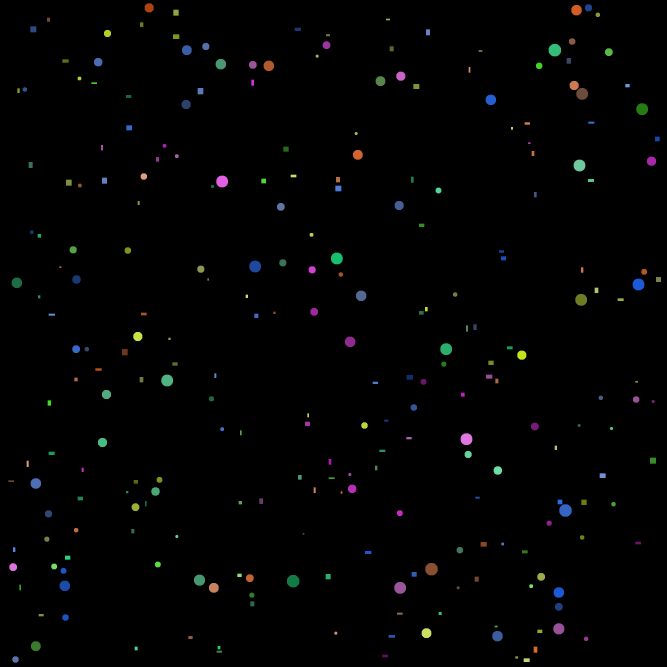
#> input picture balls_and_rects/balls_and_rects.png, 2000 x 2000 px (shown at 1/3 size)
$ python images.py
#> lines starting #> are read from the running program, lines starting #| are printed output that depends on the picture; after the words box and inside, x2 and y2 are one past the last pixel; in counts of white or black regions, pixels touching at a corner belong together
import matplotlib.pyplot as plt
import numpy as np
from skimage import color
from skimage.measure import label, regionprops

def det_color(hsv):
    info=np.unique(image[:,:,0])
    sumdif=0
    for i in range(1,len(info)):
        sumdif+=(info[i]-info[i-1])
    dif=sumdif/(len(info))
    k=0
    res=[[info[0],-1]]
    for i in range(1,len(info),1):
        if(abs(info[i]-info[i-1])>dif):
            res[k][1]=info[i-1]
            res.append([info[i],-1])
            k+=1
    res[k][1]=info[len(info)-1]
    res1=[]
    for i in range(len(res)):
        if((res[i][1]+res[i][0])/2!=0):
            res1.append((res[i][1]+res[i][0])/2)
    return res1

def all_equals(image,coords):
    color=image[coords[0],coords[1]]
    for i in range(coords[0]+1,coords[2]-1,1):
        for j in range(coords[1]+1,coords[3]-1,1):
            if(image[i,j]!=color):
                return(False)
    return(True)


image=plt.imread('balls_and_rects.png')
#> image is the input picture: shape (2000, 2000, 3) float32; mean R, G, B 0.00795, 0.00907, 0.00872
binary=np.sum(image,2)
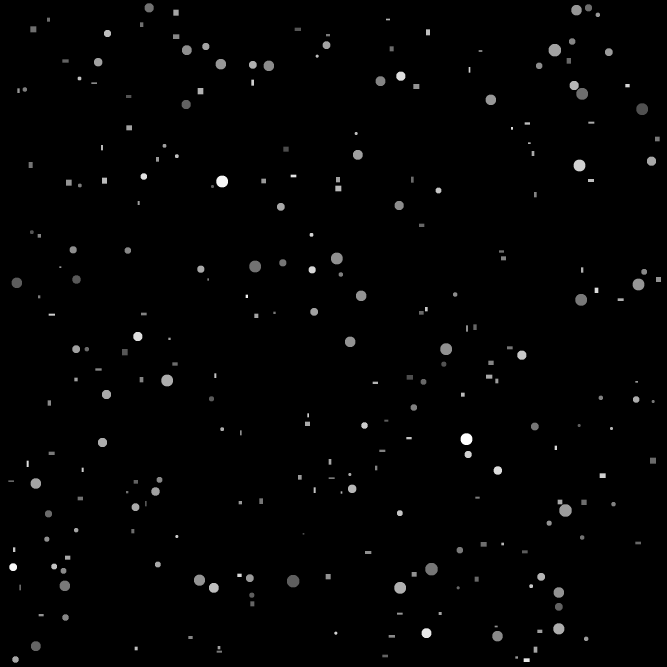
#> binary: shape (2000, 2000) float32 (shown at 1/3 size); min 0, max 2.24, mean 0.0257; drawn with min black and max white
binary[binary>0]=1
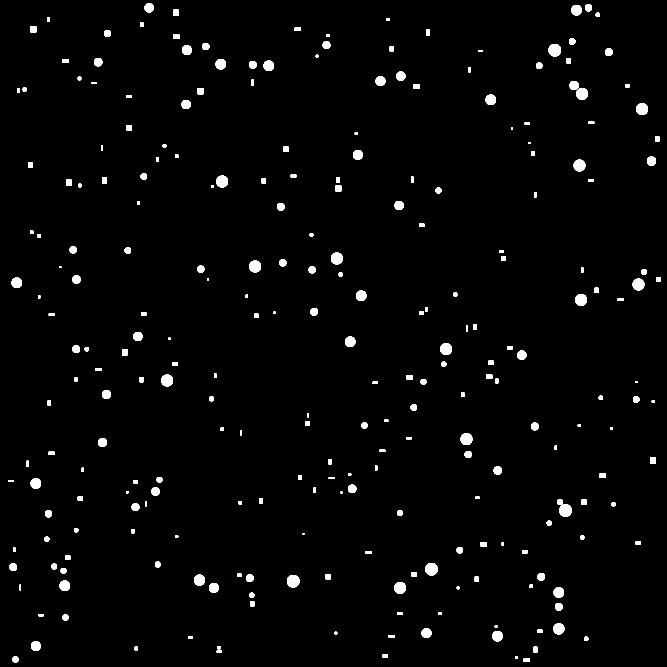
#> binary: shape (2000, 2000) float32 (shown at 1/3 size); values 0 (black) and 1 (white), 1.9% white; 257 white regions

image=color.rgb2hsv(image)
#> image: shape (2000, 2000, 3) float32; mean of channels 0, 1, 2 0.00849, 0.0126, 0.0127

colors=det_color(image)
#> in det_color, `info=np.unique(image[:,:,0])`: info = 137 values from 0 to 0.833
#> the loop in det_color, `for i in range(1,len(info)):` made 136 passes
#> sumdif on passes 1 to 12: 0.0533, 0.0547, 0.0547, 0.0548, 0.0548, 0.0549, 0.0551, 0.0551, 0.0551, 0.0552, 0.0552, 0.0552
#> after the loop in det_color, `for i in range(1,len(info)):`: sumdif = 0.833
#> in det_color, `dif=sumdif/(len(info))`: dif = 0.00608
#> in det_color, `res=[[info[0],-1]]`: res = [[0, -1]]
#> the loop in det_color, `for i in range(1,len(info),1):` made 136 passes
#> after the loop in det_color, `for i in range(1,len(info),1):`: k = 6; res = [[0, 0], [0.0533, 0.0561], [0.192, 0.196], [0.305, 0.307], [0.415, 0.418], [0.609, 0.612], [0.833, -1]]
#> the loop in det_color, `for i in range(len(res)):` made 7 passes
#> after the loop in det_color, `for i in range(len(res)):`: res1 = [0.0547, 0.194, 0.306, 0.417, 0.611, 0.833]
#> colors = [0.0547, 0.194, 0.306, 0.417, 0.611, 0.833]
rounds={}
rects={}
defolt_color=colors[0]
#> defolt_color = 0.0547
for colorec in colors:
    rounds[colorec]=0
    rects[colorec]=0
#> this loop made 6 passes
#> colorec on passes 1 to 6: 0.0547, 0.194, 0.306, 0.417, 0.611, 0.833
#> after the loop, rects = {0.0547: 0, 0.194: 0, 0.306: 0, 0.417: 0, 0.611: 0, 0.833: 0}; rounds has the same summary as rects

labeled=label(binary)
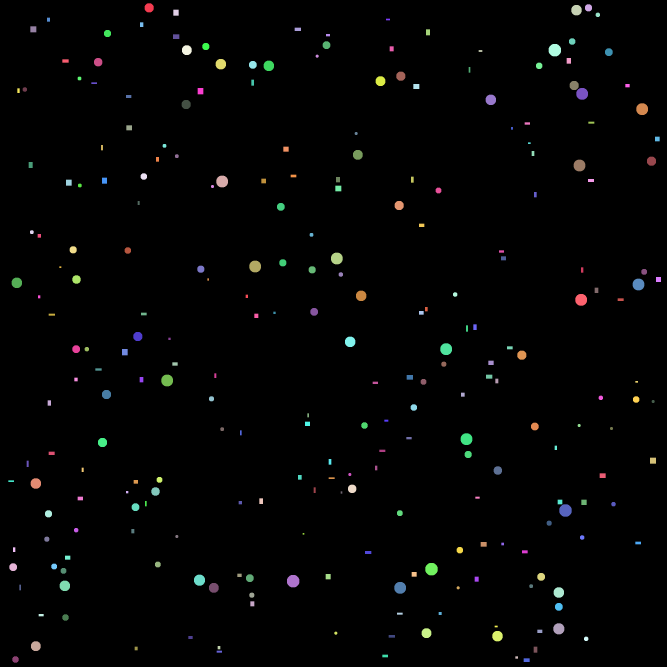
#> labeled: shape (2000, 2000) int64 (shown at 1/3 size); 258 distinct labels, from 0 to 257; one colour per label, 0 black
regions=regionprops(labeled)
#> regions = 257 regions; largest, box (x1, y1, x2, y2) and area: (1646, 132, 1683, 169) 1125, (1678, 1513, 1715, 1550) 1125, (1276, 1689, 1313, 1726) 1125, (861, 1725, 898, 1762) 1125, (1729, 264, 1764, 299) 1005
i=0
for region in regions:
    current_color=image[int((region.bbox[0]+region.bbox[2])/2),int((region.bbox[1]+region.bbox[3])/2),0]
    diff=100000
    target_color=defolt_color
    for colorec in colors:
        if(abs(current_color-colorec)<diff):
            diff=abs(current_color-colorec)
            target_color=colorec
    if(not all_equals(labeled, region.bbox)):
        rounds[target_color]+=1
    else:
        rects[target_color]+=1
    i+=1
#> this loop made 257 passes
#> (current_color, color in all_equals) on passes 1 to 3: (0.0552, 0), (0.611, 0), (0.0556, 0)
#> after the loop, i = 257; rects = {0.0547: 22, 0.194: 32, 0.306: 17, 0.417: 22, 0.611: 29, 0.833: 13}; rounds = {0.0547: 17, 0.194: 19, 0.306: 12, 0.417: 22, 0.611: 29, 0.833: 23}
summ=0

for key in rounds.keys():
    summ+=rounds[key]
#> this loop made 6 passes
#> (key, summ) on passes 1 to 6: (0.0547, 17), (0.194, 36), (0.306, 48), (0.417, 70), (0.611, 99), (0.833, 122)
#> after the loop, summ = 122
print('Total number of rounds ',summ)
#| Total number of rounds  122
summ_all=summ
#> summ_all = 122
indexx=1
for key in rounds.keys():
    print(indexx,': ',rounds[key])
    indexx+=1
#> this loop made 6 passes
#| 1 :  17
#| 2 :  19
#| 3 :  12
#| 4 :  22
#| 5 :  29
#| 6 :  23
#> after the loop, indexx = 7
print()
indexx=1
summ=0
for key in rects.keys():
    summ+=rects[key]
#> this loop made 6 passes
#> (key, summ) on passes 1 to 6: (0.0547, 22), (0.194, 54), (0.306, 71), (0.417, 93), (0.611, 122), (0.833, 135)
#> after the loop, summ = 135
print('Total number of rectangles ',summ)
#| Total number of rectangles  135
for key in rects.keys():
    print(indexx,': ',rects[key])
    indexx+=1
#> after the loop, indexx = 7
summ_all+=summ
#> summ_all = 257

print('total number of figures: ',summ_all)
#| total number of figures:  257

diagram=[]
for i in range(100):
    diagram.append([])
    for colorec in colors:
        for j in range(100):
            diagram[i].append([colorec,1,1])
#> after the loop, diagram = 100 items
diagram=np.array(diagram)
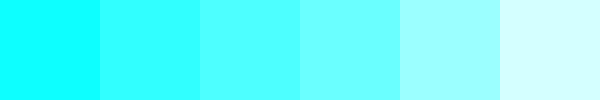
#> diagram: shape (100, 600, 3) float64; mean of channels 0, 1, 2 0.403, 1, 1; drawn as R, G, B
diagram=color.hsv2rgb(diagram)
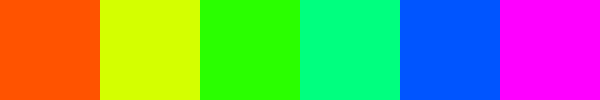
#> diagram: shape (100, 600, 3) float64; mean R, G, B 0.5, 0.611, 0.417
plt.title(f'Colors from 1 to {len(colors)}')
plt.imshow(diagram)
